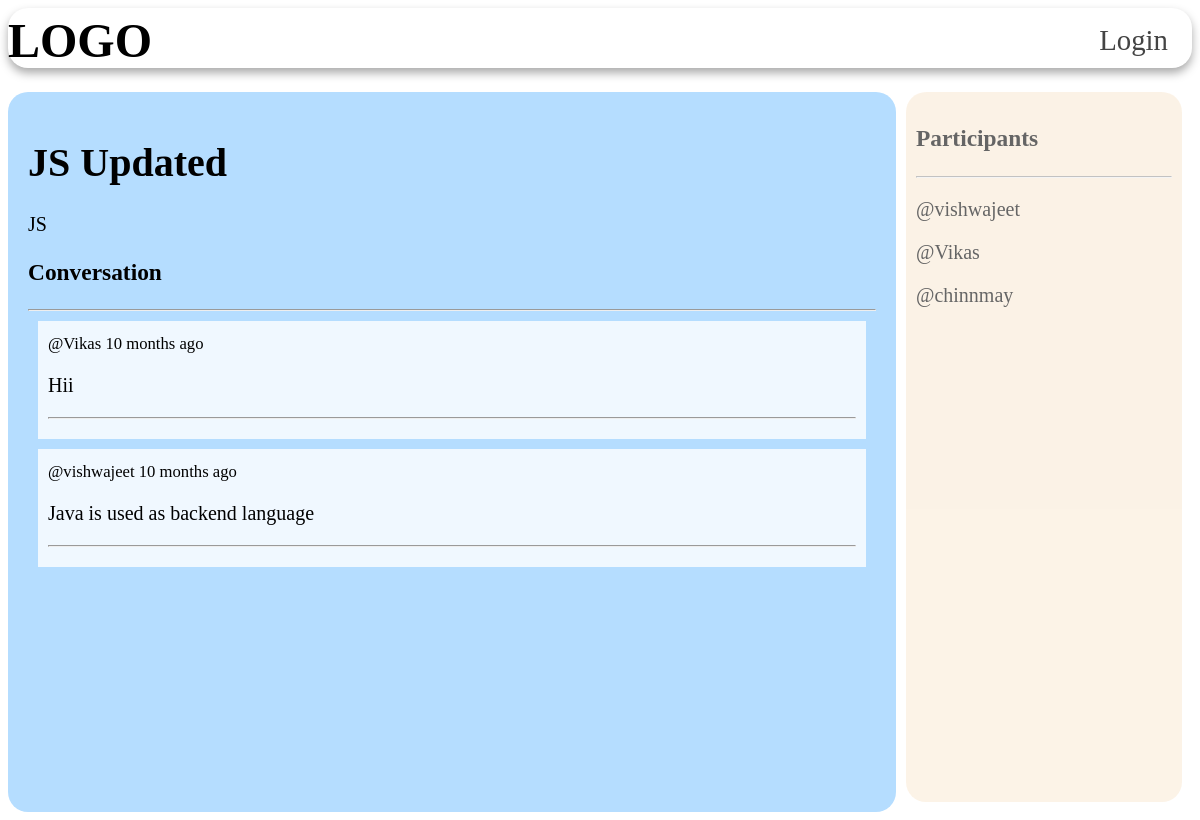
The page /room/4/ on the database its author committed.
### base/models.py (models this page shows, shortened)
class Room(models.Model):
    host= models.ForeignKey(User, on_delete=models.SET_NULL , null=True)
    topic=models.ForeignKey(Topic, on_delete=models.SET_NULL , null=True)
    name= models.CharField(max_length=200)
    description = models.TextField(null=True)
    participants= models.ManyToManyField(User, related_name='participants',blank=True)
    updated = models.DateTimeField(auto_now=True)
    created = models.DateTimeField(auto_now_add=True)
    class Meta:
        ordering = ['-updated', '-created']

class Message(models.Model):
        user = models.ForeignKey(User, on_delete=models.CASCADE)
        room = models.ForeignKey(Room, on_delete=models.CASCADE)
        body = models.TextField()
        updated = models.DateTimeField(auto_now=True)
        created = models.DateTimeField(auto_now_add=True)
        class Meta:
          ordering = ['-updated', '-created']

### base/views.py (the view, shortened to what this page needs)
# urls.py: path('room/<str:pk>/',views.room, name='room'),
def room(request,pk):
    room = Room.objects.get(id=pk)
    room_messages = room.message_set.all().order_by('created')
    participants = room.participants.all()
    context = {'room': room, 'room_messages':room_messages, 'participants':participants}
    return render(request, 'base/room.html',context)

### base/templates/base/room.html (shortened to what this page needs)
{% include 'main.html'%}
{% block content %}
{% include 'navbar.html'%}
<div class="room-container">
    <div class="chat-div">
        <h1>{{room.name}}</h1>
        <p>{{room.description}}</p>
        <div class="comment-wrraper">
            <h3>Conversation</h3>
            <hr>
            {% for message in room_messages%}
            <div class="user-chat">
                <small>
                    @{{message.user}} {{message.created|timesince}} ago
                </small><br>
                <p>{{message.body}}</p>
                <hr>
            </div>
            {% endfor %}
        </div>
    </div>
    <div class="participant">
        <h3>Participants</h3>
        <hr>
        {% for user in participants %}
        <div>
            <p>@{{user.username}}</p>
        </div>
        {% endfor %}
    </div>
</div>
{% endblock %}

### static/styles/main.css (style rules this page uses)
body { font-size: 20px; background-color: #fff; }

### base/templates/base/room.html (style rules this page uses)
.room-container { display: grid; grid-template-columns: 3fr 1fr; }
.chat-div { background-color: #b5ddff; border-radius: 20px; padding: 20px; height: 85vh; margin-top: 3vh; }
.user-chat { background-color: aliceblue; padding: 10px; margin: 10px; overflow: scroll; }
.participant { background-color: antiquewhite; opacity: 0.6; padding: 10px; margin: 10px; overflow: scroll; border-radius: 20px; margin-top: 3vh; font-size: 20px; }

### rows shown on the page
Room: name "JS Updated", description "JS"
Message: user "Vikas", created "10 months", body "Hii"
Message: user "vishwajeet", created "10 months", body "Java is used as backend language"

### other values the page prints
{{ user.username }} "vishwajeet"
{{ user.username }} "Vikas"
{{ user.username }} "chinnmay"
